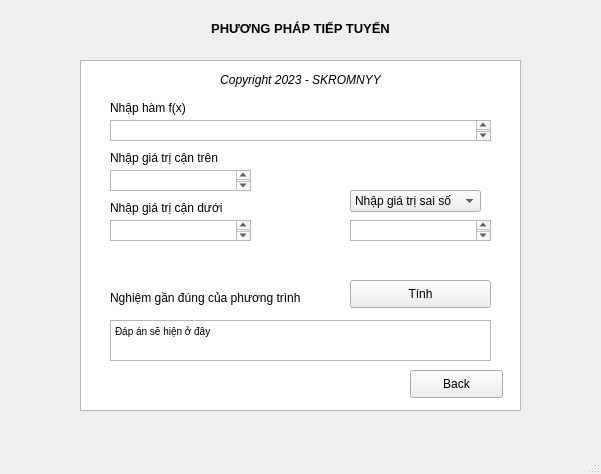
<?xml version="1.0" encoding="UTF-8"?>
<ui version="4.0">
 <class>calctuieptuyenn</class>
 <widget class="QMainWindow" name="calctuieptuyenn">
  <property name="geometry">
   <rect>
    <x>0</x>
    <y>0</y>
    <width>601</width>
    <height>474</height>
   </rect>
  </property>
  <property name="windowTitle">
   <string>MainWindow</string>
  </property>
  <widget class="QWidget" name="menucalctieptuyen">
   <widget class="QLabel" name="label">
    <property name="geometry">
     <rect>
      <x>0</x>
      <y>20</y>
      <width>601</width>
      <height>16</height>
     </rect>
    </property>
    <property name="font">
     <font>
      <family>Arial</family>
      <pointsize>10</pointsize>
      <weight>75</weight>
      <bold>true</bold>
     </font>
    </property>
    <property name="text">
     <string>PHƯƠNG PHÁP TIẾP TUYẾN</string>
    </property>
    <property name="alignment">
     <set>Qt::AlignCenter</set>
    </property>
   </widget>
   <widget class="QTextBrowser" name="textBrowser">
    <property name="geometry">
     <rect>
      <x>80</x>
      <y>60</y>
      <width>441</width>
      <height>351</height>
     </rect>
    </property>
   </widget>
   <widget class="QLabel" name="label_2">
    <property name="geometry">
     <rect>
      <x>110</x>
      <y>100</y>
      <width>171</width>
      <height>16</height>
     </rect>
    </property>
    <property name="text">
     <string>Nhập hàm f(x)</string>
    </property>
   </widget>
   <widget class="QLabel" name="label_3">
    <property name="geometry">
     <rect>
      <x>110</x>
      <y>150</y>
      <width>201</width>
      <height>16</height>
     </rect>
    </property>
    <property name="text">
     <string>Nhập giá trị cận trên</string>
    </property>
   </widget>
   <widget class="QPushButton" name="tinh">
    <property name="geometry">
     <rect>
      <x>350</x>
      <y>280</y>
      <width>141</width>
      <height>28</height>
     </rect>
    </property>
    <property name="text">
     <string>Tính</string>
    </property>
   </widget>
   <widget class="QPushButton" name="back">
    <property name="geometry">
     <rect>
      <x>410</x>
      <y>370</y>
      <width>93</width>
      <height>28</height>
     </rect>
    </property>
    <property name="text">
     <string>Back</string>
    </property>
   </widget>
   <widget class="QLabel" name="label_5">
    <property name="geometry">
     <rect>
      <x>80</x>
      <y>70</y>
      <width>441</width>
      <height>20</height>
     </rect>
    </property>
    <property name="font">
     <font>
      <italic>true</italic>
     </font>
    </property>
    <property name="text">
     <string>Copyright 2023 - SKROMNYY</string>
    </property>
    <property name="alignment">
     <set>Qt::AlignCenter</set>
    </property>
   </widget>
   <widget class="QLabel" name="label_6">
    <property name="geometry">
     <rect>
      <x>110</x>
      <y>200</y>
      <width>121</width>
      <height>16</height>
     </rect>
    </property>
    <property name="text">
     <string>Nhập giá trị cận dưới</string>
    </property>
   </widget>
   <widget class="QComboBox" name="comboBox">
    <property name="geometry">
     <rect>
      <x>350</x>
      <y>190</y>
      <width>131</width>
      <height>22</height>
     </rect>
    </property>
    <item>
     <property name="text">
      <string>Nhập giá trị sai số</string>
     </property>
    </item>
   </widget>
   <widget class="QTextEdit" name="imputhamso">
    <property name="geometry">
     <rect>
      <x>110</x>
      <y>120</y>
      <width>381</width>
      <height>21</height>
     </rect>
    </property>
   </widget>
   <widget class="QTextEdit" name="cantren">
    <property name="geometry">
     <rect>
      <x>110</x>
      <y>170</y>
      <width>141</width>
      <height>21</height>
     </rect>
    </property>
   </widget>
   <widget class="QTextEdit" name="canduoi">
    <property name="geometry">
     <rect>
      <x>110</x>
      <y>220</y>
      <width>141</width>
      <height>21</height>
     </rect>
    </property>
   </widget>
   <widget class="QTextEdit" name="valuebombobox_2">
    <property name="geometry">
     <rect>
      <x>350</x>
      <y>220</y>
      <width>141</width>
      <height>21</height>
     </rect>
    </property>
   </widget>
   <widget class="QLabel" name="label_4">
    <property name="geometry">
     <rect>
      <x>110</x>
      <y>290</y>
      <width>201</width>
      <height>16</height>
     </rect>
    </property>
    <property name="text">
     <string>Nghiệm gần đúng của phương trình</string>
    </property>
   </widget>
   <widget class="QTextEdit" name="output">
    <property name="geometry">
     <rect>
      <x>110</x>
      <y>320</y>
      <width>381</width>
      <height>41</height>
     </rect>
    </property>
    <property name="html">
     <string>&lt;!DOCTYPE HTML PUBLIC &quot;-//W3C//DTD HTML 4.0//EN&quot; &quot;http://www.w3.org/TR/REC-html40/strict.dtd&quot;&gt;
&lt;html&gt;&lt;head&gt;&lt;meta name=&quot;qrichtext&quot; content=&quot;1&quot; /&gt;&lt;style type=&quot;text/css&quot;&gt;
p, li { white-space: pre-wrap; }
&lt;/style&gt;&lt;/head&gt;&lt;body style=&quot; font-family:'MS Shell Dlg 2'; font-size:7.8pt; font-weight:400; font-style:normal;&quot;&gt;
&lt;p style=&quot; margin-top:0px; margin-bottom:0px; margin-left:0px; margin-right:0px; -qt-block-indent:0; text-indent:0px;&quot;&gt;Đáp án sẽ hiện ở đây&lt;/p&gt;&lt;/body&gt;&lt;/html&gt;</string>
    </property>
   </widget>
  </widget>
  <widget class="QMenuBar" name="menubar">
   <property name="geometry">
    <rect>
     <x>0</x>
     <y>0</y>
     <width>601</width>
     <height>26</height>
    </rect>
   </property>
  </widget>
  <widget class="QStatusBar" name="statusbar"/>
 </widget>
 <resources/>
 <connections/>
</ui>
